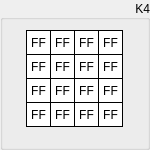
  <widget class="QGroupBox" name="groupK4">
   <property name="geometry">
    <rect>
     <x>620</x>
     <y>0</y>
     <width>150</width>
     <height>150</height>
    </rect>
   </property>
   <property name="sizePolicy">
    <sizepolicy hsizetype="Fixed" vsizetype="Fixed">
     <horstretch>0</horstretch>
     <verstretch>0</verstretch>
    </sizepolicy>
   </property>
   <property name="styleSheet">
    <string notr="true"/>
   </property>
   <property name="title">
    <string>K4</string>
   </property>
   <property name="alignment">
    <set>Qt::AlignRight|Qt::AlignTrailing|Qt::AlignVCenter</set>
   </property>
   <widget class="QLabel" name="k4byte15">
    <property name="enabled">
     <bool>true</bool>
    </property>
    <property name="geometry">
     <rect>
      <x>98</x>
      <y>102</y>
      <width>25</width>
      <height>25</height>
     </rect>
    </property>
    <property name="sizePolicy">
     <sizepolicy hsizetype="Fixed" vsizetype="Fixed">
      <horstretch>0</horstretch>
      <verstretch>0</verstretch>
     </sizepolicy>
    </property>
    <property name="font">
     <font>
      <kerning>true</kerning>
     </font>
    </property>
    <property name="layoutDirection">
     <enum>Qt::LeftToRight</enum>
    </property>
    <property name="styleSheet">
     <string notr="true">QLabel {
	 border-width: 1px;
     border-style: solid;
     border-color: black; 
     background-color: white;
}</string>
    </property>
    <property name="text">
     <string>FF</string>
    </property>
    <property name="alignment">
     <set>Qt::AlignCenter</set>
    </property>
   </widget>
   <widget class="QLabel" name="k4byte13">
    <property name="enabled">
     <bool>true</bool>
    </property>
    <property name="geometry">
     <rect>
      <x>98</x>
      <y>54</y>
      <width>25</width>
      <height>25</height>
     </rect>
    </property>
    <property name="sizePolicy">
     <sizepolicy hsizetype="Fixed" vsizetype="Fixed">
      <horstretch>0</horstretch>
      <verstretch>0</verstretch>
     </sizepolicy>
    </property>
    <property name="font">
     <font>
      <kerning>true</kerning>
     </font>
    </property>
    <property name="layoutDirection">
     <enum>Qt::LeftToRight</enum>
    </property>
    <property name="styleSheet">
     <string notr="true">QLabel {
	 border-width: 1px;
     border-style: solid;
     border-color: black; 
     background-color: white;
}</string>
    </property>
    <property name="text">
     <string>FF</string>
    </property>
    <property name="alignment">
     <set>Qt::AlignCenter</set>
    </property>
   </widget>
   <widget class="QLabel" name="k4byte14">
    <property name="enabled">
     <bool>true</bool>
    </property>
    <property name="geometry">
     <rect>
      <x>98</x>
      <y>78</y>
      <width>25</width>
      <height>25</height>
     </rect>
    </property>
    <property name="sizePolicy">
     <sizepolicy hsizetype="Fixed" vsizetype="Fixed">
      <horstretch>0</horstretch>
      <verstretch>0</verstretch>
     </sizepolicy>
    </property>
    <property name="font">
     <font>
      <kerning>true</kerning>
     </font>
    </property>
    <property name="layoutDirection">
     <enum>Qt::LeftToRight</enum>
    </property>
    <property name="styleSheet">
     <string notr="true">QLabel {
	 border-width: 1px;
     border-style: solid;
     border-color: black; 
     background-color: white;
}</string>
    </property>
    <property name="text">
     <string>FF</string>
    </property>
    <property name="alignment">
     <set>Qt::AlignCenter</set>
    </property>
   </widget>
   <widget class="QLabel" name="k4byte06">
    <property name="enabled">
     <bool>true</bool>
    </property>
    <property name="geometry">
     <rect>
      <x>50</x>
      <y>78</y>
      <width>25</width>
      <height>25</height>
     </rect>
    </property>
    <property name="sizePolicy">
     <sizepolicy hsizetype="Fixed" vsizetype="Fixed">
      <horstretch>0</horstretch>
      <verstretch>0</verstretch>
     </sizepolicy>
    </property>
    <property name="font">
     <font>
      <kerning>true</kerning>
     </font>
    </property>
    <property name="layoutDirection">
     <enum>Qt::LeftToRight</enum>
    </property>
    <property name="styleSheet">
     <string notr="true">QLabel {
	 border-width: 1px;
     border-style: solid;
     border-color: black; 
     background-color: white;
}</string>
    </property>
    <property name="text">
     <string>FF</string>
    </property>
    <property name="alignment">
     <set>Qt::AlignCenter</set>
    </property>
   </widget>
   <widget class="QLabel" name="k4byte04">
    <property name="enabled">
     <bool>true</bool>
    </property>
    <property name="geometry">
     <rect>
      <x>50</x>
      <y>30</y>
      <width>25</width>
      <height>25</height>
     </rect>
    </property>
    <property name="sizePolicy">
     <sizepolicy hsizetype="Fixed" vsizetype="Fixed">
      <horstretch>0</horstretch>
      <verstretch>0</verstretch>
     </sizepolicy>
    </property>
    <property name="font">
     <font>
      <kerning>true</kerning>
     </font>
    </property>
    <property name="layoutDirection">
     <enum>Qt::LeftToRight</enum>
    </property>
    <property name="styleSheet">
     <string notr="true">QLabel {
	 border-width: 1px;
     border-style: solid;
     border-color: black; 
     background-color: white;
}</string>
    </property>
    <property name="text">
     <string>FF</string>
    </property>
    <property name="alignment">
     <set>Qt::AlignCenter</set>
    </property>
   </widget>
   <widget class="QLabel" name="k4byte02">
    <property name="enabled">
     <bool>true</bool>
    </property>
    <property name="geometry">
     <rect>
      <x>26</x>
      <y>78</y>
      <width>25</width>
      <height>25</height>
     </rect>
    </property>
    <property name="sizePolicy">
     <sizepolicy hsizetype="Fixed" vsizetype="Fixed">
      <horstretch>0</horstretch>
      <verstretch>0</verstretch>
     </sizepolicy>
    </property>
    <property name="font">
     <font>
      <kerning>true</kerning>
     </font>
    </property>
    <property name="layoutDirection">
     <enum>Qt::LeftToRight</enum>
    </property>
    <property name="styleSheet">
     <string notr="true">QLabel {
	 border-width: 1px;
     border-style: solid;
     border-color: black; 
     background-color: white;
}</string>
    </property>
    <property name="text">
     <string>FF</string>
    </property>
    <property name="alignment">
     <set>Qt::AlignCenter</set>
    </property>
   </widget>
   <widget class="QLabel" name="k4byte10">
    <property name="enabled">
     <bool>true</bool>
    </property>
    <property name="geometry">
     <rect>
      <x>74</x>
      <y>78</y>
      <width>25</width>
      <height>25</height>
     </rect>
    </property>
    <property name="sizePolicy">
     <sizepolicy hsizetype="Fixed" vsizetype="Fixed">
      <horstretch>0</horstretch>
      <verstretch>0</verstretch>
     </sizepolicy>
    </property>
    <property name="font">
     <font>
      <kerning>true</kerning>
     </font>
    </property>
    <property name="layoutDirection">
     <enum>Qt::LeftToRight</enum>
    </property>
    <property name="styleSheet">
     <string notr="true">QLabel {
	 border-width: 1px;
     border-style: solid;
     border-color: black; 
     background-color: white;
}</string>
    </property>
    <property name="text">
     <string>FF</string>
    </property>
    <property name="alignment">
     <set>Qt::AlignCenter</set>
    </property>
   </widget>
   <widget class="QLabel" name="k4byte09">
    <property name="enabled">
     <bool>true</bool>
    </property>
    <property name="geometry">
     <rect>
      <x>74</x>
      <y>54</y>
      <width>25</width>
      <height>25</height>
     </rect>
    </property>
    <property name="sizePolicy">
     <sizepolicy hsizetype="Fixed" vsizetype="Fixed">
      <horstretch>0</horstretch>
      <verstretch>0</verstretch>
     </sizepolicy>
    </property>
    <property name="font">
     <font>
      <kerning>true</kerning>
     </font>
    </property>
    <property name="layoutDirection">
     <enum>Qt::LeftToRight</enum>
    </property>
    <property name="styleSheet">
     <string notr="true">QLabel {
	 border-width: 1px;
     border-style: solid;
     border-color: black; 
     background-color: white;
}</string>
    </property>
    <property name="text">
     <string>FF</string>
    </property>
    <property name="alignment">
     <set>Qt::AlignCenter</set>
    </property>
   </widget>
   <widget class="QLabel" name="k4byte01">
    <property name="enabled">
     <bool>true</bool>
    </property>
    <property name="geometry">
     <rect>
      <x>26</x>
      <y>54</y>
      <width>25</width>
      <height>25</height>
     </rect>
    </property>
    <property name="sizePolicy">
     <sizepolicy hsizetype="Fixed" vsizetype="Fixed">
      <horstretch>0</horstretch>
      <verstretch>0</verstretch>
     </sizepolicy>
    </property>
    <property name="font">
     <font>
      <kerning>true</kerning>
     </font>
    </property>
    <property name="layoutDirection">
     <enum>Qt::LeftToRight</enum>
    </property>
    <property name="styleSheet">
     <string notr="true">QLabel {
	 border-width: 1px;
     border-style: solid;
     border-color: black; 
     background-color: white;
}</string>
    </property>
    <property name="text">
     <string>FF</string>
    </property>
    <property name="alignment">
     <set>Qt::AlignCenter</set>
    </property>
   </widget>
   <widget class="QLabel" name="k4byte08">
    <property name="enabled">
     <bool>true</bool>
    </property>
    <property name="geometry">
     <rect>
      <x>74</x>
      <y>30</y>
      <width>25</width>
      <height>25</height>
     </rect>
    </property>
    <property name="sizePolicy">
     <sizepolicy hsizetype="Fixed" vsizetype="Fixed">
      <horstretch>0</horstretch>
      <verstretch>0</verstretch>
     </sizepolicy>
    </property>
    <property name="font">
     <font>
      <kerning>true</kerning>
     </font>
    </property>
    <property name="layoutDirection">
     <enum>Qt::LeftToRight</enum>
    </property>
    <property name="styleSheet">
     <string notr="true">QLabel {
	 border-width: 1px;
     border-style: solid;
     border-color: black; 
     background-color: white;
}</string>
    </property>
    <property name="text">
     <string>FF</string>
    </property>
    <property name="alignment">
     <set>Qt::AlignCenter</set>
    </property>
   </widget>
   <widget class="QLabel" name="k4byte00">
    <property name="enabled">
     <bool>true</bool>
    </property>
    <property name="geometry">
     <rect>
      <x>26</x>
      <y>30</y>
      <width>25</width>
      <height>25</height>
     </rect>
    </property>
    <property name="sizePolicy">
     <sizepolicy hsizetype="Fixed" vsizetype="Fixed">
      <horstretch>0</horstretch>
      <verstretch>0</verstretch>
     </sizepolicy>
    </property>
    <property name="font">
     <font>
      <kerning>true</kerning>
     </font>
    </property>
    <property name="layoutDirection">
     <enum>Qt::LeftToRight</enum>
    </property>
    <property name="styleSheet">
     <string notr="true">QLabel {
	 border-width: 1px;
     border-style: solid;
     border-color: black; 
     background-color: white;
}</string>
    </property>
    <property name="text">
     <string>FF</string>
    </property>
    <property name="alignment">
     <set>Qt::AlignCenter</set>
    </property>
    <property name="wordWrap">
     <bool>false</bool>
    </property>
   </widget>
   <widget class="QLabel" name="k4byte07">
    <property name="enabled">
     <bool>true</bool>
    </property>
    <property name="geometry">
     <rect>
      <x>50</x>
      <y>102</y>
      <width>25</width>
      <height>25</height>
     </rect>
    </property>
    <property name="sizePolicy">
     <sizepolicy hsizetype="Fixed" vsizetype="Fixed">
      <horstretch>0</horstretch>
      <verstretch>0</verstretch>
     </sizepolicy>
    </property>
    <property name="font">
     <font>
      <kerning>true</kerning>
     </font>
    </property>
    <property name="layoutDirection">
     <enum>Qt::LeftToRight</enum>
    </property>
    <property name="styleSheet">
     <string notr="true">QLabel {
	 border-width: 1px;
     border-style: solid;
     border-color: black; 
     background-color: white;
}</string>
    </property>
    <property name="text">
     <string>FF</string>
    </property>
    <property name="alignment">
     <set>Qt::AlignCenter</set>
    </property>
   </widget>
   <widget class="QLabel" name="k4byte12">
    <property name="enabled">
     <bool>true</bool>
    </property>
    <property name="geometry">
     <rect>
      <x>98</x>
      <y>30</y>
      <width>25</width>
      <height>25</height>
     </rect>
    </property>
    <property name="sizePolicy">
     <sizepolicy hsizetype="Fixed" vsizetype="Fixed">
      <horstretch>0</horstretch>
      <verstretch>0</verstretch>
     </sizepolicy>
    </property>
    <property name="font">
     <font>
      <kerning>true</kerning>
     </font>
    </property>
    <property name="layoutDirection">
     <enum>Qt::LeftToRight</enum>
    </property>
    <property name="styleSheet">
     <string notr="true">QLabel {
	 border-width: 1px;
     border-style: solid;
     border-color: black; 
     background-color: white;
}</string>
    </property>
    <property name="text">
     <string>FF</string>
    </property>
    <property name="alignment">
     <set>Qt::AlignCenter</set>
    </property>
   </widget>
   <widget class="QLabel" name="k4byte03">
    <property name="enabled">
     <bool>true</bool>
    </property>
    <property name="geometry">
     <rect>
      <x>26</x>
      <y>102</y>
      <width>25</width>
      <height>25</height>
     </rect>
    </property>
    <property name="sizePolicy">
     <sizepolicy hsizetype="Fixed" vsizetype="Fixed">
      <horstretch>0</horstretch>
      <verstretch>0</verstretch>
     </sizepolicy>
    </property>
    <property name="font">
     <font>
      <kerning>true</kerning>
     </font>
    </property>
    <property name="layoutDirection">
     <enum>Qt::LeftToRight</enum>
    </property>
    <property name="styleSheet">
     <string notr="true">QLabel {
	 border-width: 1px;
     border-style: solid;
     border-color: black; 
     background-color: white;
}</string>
    </property>
    <property name="text">
     <string>FF</string>
    </property>
    <property name="alignment">
     <set>Qt::AlignCenter</set>
    </property>
   </widget>
   <widget class="QLabel" name="k4byte11">
    <property name="enabled">
     <bool>true</bool>
    </property>
    <property name="geometry">
     <rect>
      <x>74</x>
      <y>102</y>
      <width>25</width>
      <height>25</height>
     </rect>
    </property>
    <property name="sizePolicy">
     <sizepolicy hsizetype="Fixed" vsizetype="Fixed">
      <horstretch>0</horstretch>
      <verstretch>0</verstretch>
     </sizepolicy>
    </property>
    <property name="font">
     <font>
      <kerning>true</kerning>
     </font>
    </property>
    <property name="layoutDirection">
     <enum>Qt::LeftToRight</enum>
    </property>
    <property name="styleSheet">
     <string notr="true">QLabel {
	 border-width: 1px;
     border-style: solid;
     border-color: black; 
     background-color: white;
}</string>
    </property>
    <property name="text">
     <string>FF</string>
    </property>
    <property name="alignment">
     <set>Qt::AlignCenter</set>
    </property>
   </widget>
   <widget class="QLabel" name="k4byte05">
    <property name="enabled">
     <bool>true</bool>
    </property>
    <property name="geometry">
     <rect>
      <x>50</x>
      <y>54</y>
      <width>25</width>
      <height>25</height>
     </rect>
    </property>
    <property name="sizePolicy">
     <sizepolicy hsizetype="Fixed" vsizetype="Fixed">
      <horstretch>0</horstretch>
      <verstretch>0</verstretch>
     </sizepolicy>
    </property>
    <property name="font">
     <font>
      <kerning>true</kerning>
     </font>
    </property>
    <property name="layoutDirection">
     <enum>Qt::LeftToRight</enum>
    </property>
    <property name="styleSheet">
     <string notr="true">QLabel {
	 border-width: 1px;
     border-style: solid;
     border-color: black; 
     background-color: white;
}</string>
    </property>
    <property name="text">
     <string>FF</string>
    </property>
    <property name="alignment">
     <set>Qt::AlignCenter</set>
    </property>
   </widget>
  </widget>
